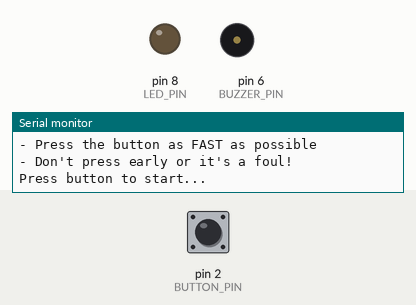
Recording of a sketch running on a simulated Arduino Uno, built with avr-gcc and run on an emulated ATmega328P. Parts: output pins drawn as LEDs (lit = HIGH), buzzer (waves = sounding), the last lines printed to the serial monitor. Inputs (shaded band) come from the test bench; at power-on: pin 2 (BUTTON_PIN) HIGH. Random numbers use the default seed unless the sketch sets one.

Above: at 0.9 s.
1.0 s: pin 2 (BUTTON_PIN) pulled LOW for 1 s
At 1.8 s:
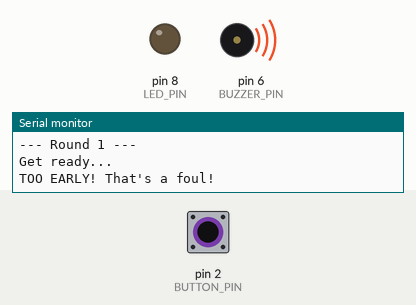
5.0 s: pin 2 (BUTTON_PIN) pulled LOW for 3.2 s
At 15.8 s:
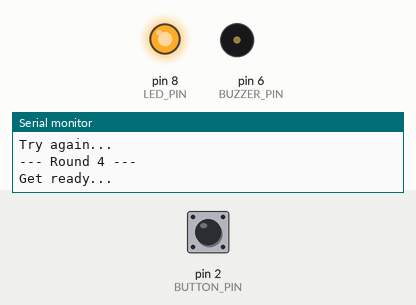
Timing chart, 0 to 16.0 s (numbered marks = the images above; inputs shaded):
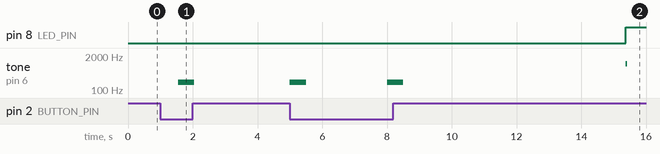

Measured:
- after the input at 1.0 s, tone on pin 6 (BUZZER_PIN): silent → 200 Hz after 0.55 s, → silent 0.50 s later

The sketch:

04_reaction_game.ino
```cpp
/*
 * Session 6: Think Like a Programmer
 * Program 4: Reaction Time Game
 *
 * Demonstrates: variables, timing, conditions, random, serial input
 *
 * Description:
 * A reaction time game:
 * 1. LED turns on after a random delay (2-5 seconds).
 * 2. Player must press button as fast as possible.
 * 3. Reaction time is measured and displayed.
 * 4. Tracks best score across multiple rounds.
 * 5. Reports if pressed too early (cheat detection).
 *
 * Wiring:
 * - LED        → pin 8 (with 330 ohm resistor)
 * - Button     → pin 2 (with INPUT_PULLUP, other side to GND)
 * - Buzzer     → pin 6 (for start/end signals)
 *
 * Concepts practiced:
 * - Variables (timing, score tracking)
 * - millis() for non-blocking timing
 * - random() for unpredictable delays
 * - Conditions (too early, valid press, new record)
 * - while loop (waiting for input)
 * - Comparison (tracking best time)
 */

const int LED_PIN = 8;
const int BUTTON_PIN = 2;
const int BUZZER_PIN = 6;

unsigned long bestTime = 99999;  // best reaction time in ms
int roundNumber = 0;

void setup() {
  Serial.begin(9600);
  pinMode(LED_PIN, OUTPUT);
  pinMode(BUTTON_PIN, INPUT_PULLUP);
  pinMode(BUZZER_PIN, OUTPUT);

  // Seed random number generator from unused analog pin
  randomSeed(analogRead(A5));

  Serial.println("=================================");
  Serial.println("   REACTION TIME GAME");
  Serial.println("=================================");
  Serial.println();
  Serial.println("Rules:");
  Serial.println("- Wait for the LED to turn ON");
  Serial.println("- Press the button as FAST as possible");
  Serial.println("- Don't press early or it's a foul!");
  Serial.println();
  Serial.println("Press button to start...");

  // Wait for initial button press
  waitForPress();
  delay(500);
}

void loop() {
  roundNumber++;
  Serial.print("\n--- Round ");
  Serial.print(roundNumber);
  Serial.println(" ---");
  Serial.println("Get ready...");

  // Random wait (2000-5000 ms)
  unsigned long waitTime = random(2000, 5001);

  // Check for early press during wait (cheating!)
  unsigned long waitStart = millis();
  bool cheated = false;

  while (millis() - waitStart < waitTime) {
    if (digitalRead(BUTTON_PIN) == LOW) {
      cheated = true;
      break;
    }
  }

  if (cheated) {
    Serial.println("TOO EARLY! That's a foul!");
    // Buzzer error sound
    tone(BUZZER_PIN, 200, 500);
    delay(2000);
    Serial.println("Try again...");
    delay(1000);
    return;  // skip to next round
  }

  // Turn LED on — NOW!
  digitalWrite(LED_PIN, HIGH);
  tone(BUZZER_PIN, 1000, 50);  // short beep
  unsigned long startTime = millis();

  // Wait for button press (with 5 second timeout)
  while (digitalRead(BUTTON_PIN) == HIGH) {
    if (millis() - startTime > 5000) {
      Serial.println("Too slow! (5 second timeout)");
      digitalWrite(LED_PIN, LOW);
      delay(1000);
      return;
    }
  }

  // Calculate reaction time
  unsigned long reactionTime = millis() - startTime;
  digitalWrite(LED_PIN, LOW);

  // Display result
  Serial.print("Reaction time: ");
  Serial.print(reactionTime);
  Serial.println(" ms");

  // Check for new record
  if (reactionTime < bestTime) {
    bestTime = reactionTime;
    Serial.println("*** NEW BEST TIME! ***");
    // Victory beep
    tone(BUZZER_PIN, 1500, 100);
    delay(150);
    tone(BUZZER_PIN, 2000, 100);
  }

  // Classify speed
  if (reactionTime < 200) {
    Serial.println("Rating: INCREDIBLE!");
  } else if (reactionTime < 300) {
    Serial.println("Rating: Excellent!");
  } else if (reactionTime < 500) {
    Serial.println("Rating: Good");
  } else {
    Serial.println("Rating: Keep practicing!");
  }

  Serial.print("Best time so far: ");
  Serial.print(bestTime);
  Serial.println(" ms");

  // Wait before next round
  delay(2000);
  Serial.println("\nPress button for next round...");
  waitForPress();
  delay(300);
}

// Function: wait for button press (blocking)
void waitForPress() {
  while (digitalRead(BUTTON_PIN) == HIGH) {
    // wait
  }
  // Debounce
  delay(50);
}
```
